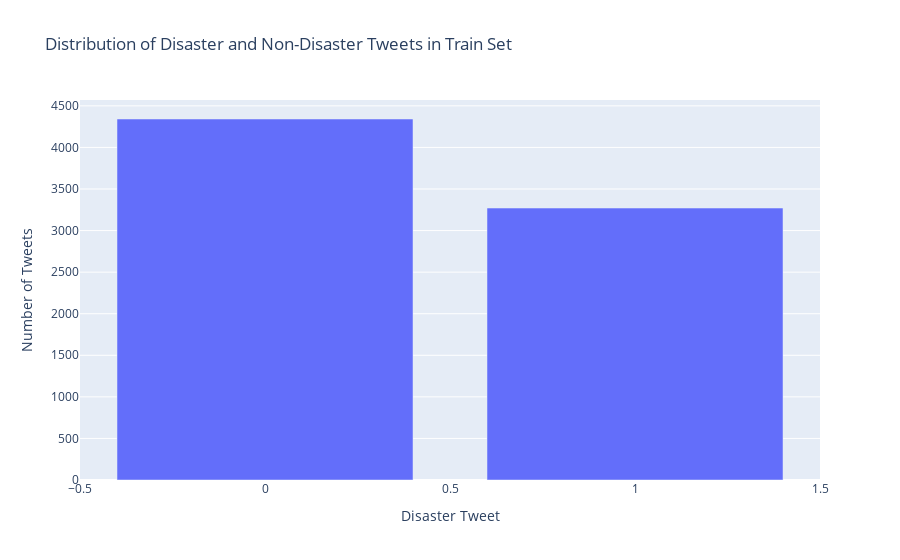

The notebook cell this image was saved under:
### Markdown cell above
<a id="3"></a> 
#### 2. Exploration des données brutes [⏮️](#2)[👆🏽](#0)[⏭️](#4)

### Code cell
plot_disaster_and_non_disaster_bar_distribution(raw=True)

### Figure 1 — Plotly figure (JSON) as saved in the notebook; plotly's stock layout.template omitted (floating-point values rounded to 4 significant figures)
{"data": [{"alignmentgroup": "True", "hovertemplate": "Disaster Tweet=%{x}<br>Number of Tweets=%{y}<extra></extra>", "legendgroup": "", "marker": {"color": "#636efa", "pattern": {"shape": ""}}, "name": "", "offsetgroup": "", "orientation": "v", "showlegend": false, "textposition": "auto", "type": "bar", "x": [0, 1], "xaxis": "x", "y": [4342, 3271], "yaxis": "y"}], "layout": {"barmode": "group", "legend": {"tracegroupgap": 0}, "title": {"text": "Distribution of Disaster and Non-Disaster Tweets in Train Set"}, "xaxis": {"anchor": "y", "domain": [0, 1], "title": {"text": "Disaster Tweet"}}, "yaxis": {"anchor": "x", "domain": [0, 1], "title": {"text": "Number of Tweets"}}}}
